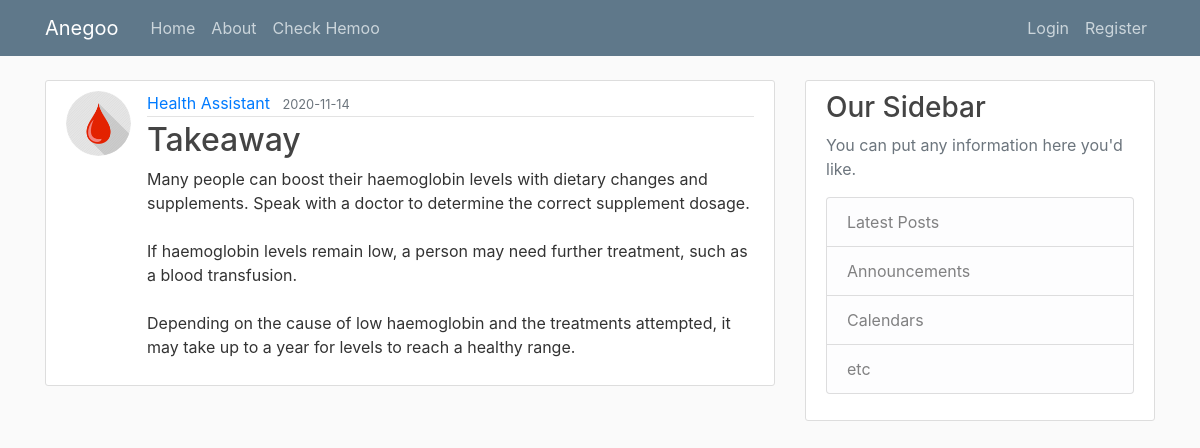
/post/11, run on the app's committed database.
### Hello/models.py (models this page shows, shortened)
class User(db.Model, UserMixin):
	id = db.Column(db.Integer, primary_key = True)
	username = db.Column(db.String(20), unique = True, nullable = False)
	email = db.Column(db.String(120), unique = True, nullable = False)
	image_file = db.Column(db.String(20), nullable = False, default = 'default.jpg')
	password = db.Column(db.String(60), nullable = False)
	posts = db.relationship('Post', backref = 'author', lazy = True)

class Post(db.Model):
	id = db.Column(db.Integer, primary_key = True)
	title = db.Column(db.String(100), nullable = False)
	date_posted = db.Column(db.DateTime, nullable = False, default = datetime.utcnow)
	content = db.Column(db.Text, nullable = False)
	user_id = db.Column(db.Integer, db.ForeignKey('user.id'), nullable = False)

### Hello/routes.py (the view)
@app.route("/post/<int:post_id>")
def post(post_id):
	post = Post.query.get_or_404(post_id) # if post is not there, gives 404 page
	return render_template('post.html', title = post.title, post = post)

### Hello/templates/post.html (shortened to what this page needs)
{% extends "layout.html" %}
{% block content %}
	<article class="media content-section">
		<img class = "rounded-circle article-img" src="{{ url_for('static', filename = 'profile_pics/' + post.author.image_file) }}">
		<div class="media-body">
		    <div class="article-metadata">
		        <a class="mr-2" href="{{ url_for('user_posts', username = post.author.username)}}">{{ post.author.username }}</a>
		        <small class="text-muted">{{ post.date_posted.strftime('%Y-%m-%d') }}</small>
			</div>
			<h2 class = "article-title">{{ post.title }}</h2>
			<p class="article-content">{{ post.content }}</p>
			</div>
	</article>
{% endblock content %}

### Hello/static/main.css (style rules this page uses)
body { background: #fafafa; color: #333333; margin-top: 5rem; }
h1, h2, h3, h4, h5, h6 { color: #444444; }
.content-section { background: #ffffff; padding: 10px 20px; border: 1px solid #dddddd; border-radius: 3px; margin-bottom: 20px; }
.article-title { color: #444444; }
.article-content { white-space: pre-line; }
.article-img { height: 65px; width: 65px; margin-right: 16px; }
.article-metadata { padding-bottom: 1px; margin-bottom: 4px; border-bottom: 1px solid #e3e3e3 }

### data on the page
User: image_file (picture), author.username "Health Assistant"
Post: date_posted "2020-11-14", title "Takeaway", content "Many people can boost their haemoglobin levels with dietary changes and supplements. Speak with a doctor to determine the correct supplement dosage. If haemoglobin levels remain low, a person may need further treatment, such as a blood transfusion. Depending on the cause of low haemoglobin and the treatments attempted, it may take up to a year for levels to reach a healthy range."
